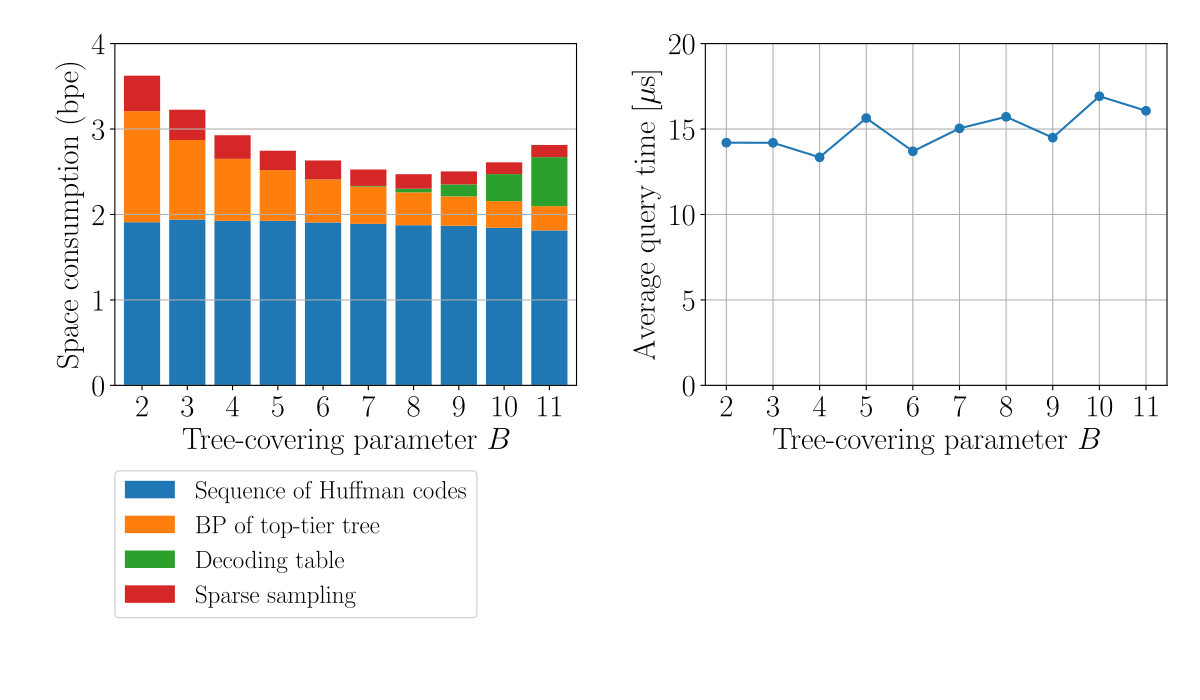

The Python source for this figure:
import sys

import numpy as np
import matplotlib.pyplot as plt

for_paper = True


py_name = sys.argv[0]
txt_name = py_name.replace(".py", ".txt")
fig_name = py_name.replace(".py", ".pdf" if for_paper else ".png")

plt.rcParams["font.size"] = 22
if for_paper:
    plt.rcParams["text.usetex"] = True
    plt.rcParams["font.family"] = "Times New Roman"


with open(txt_name) as f:
    lines = f.readlines()


print(lines.pop(0).rstrip())  # date
lines.pop(0)
n = int(lines.pop(0).split()[-1])  # n
q = int(lines.pop(0).split()[-1])  # q


huffman_lines = lines[: 10 * 18]

huffman_step = 18


def lines_to_np(lines, start, step, index=-1):
    return np.array(
        list(map(lambda line: int(line.split()[index]), lines[start::step]))
    )


# huffman
Bs = lines_to_np(huffman_lines, 1, huffman_step)
total = lines_to_np(huffman_lines, 3, huffman_step)
rmm = lines_to_np(huffman_lines, 4, huffman_step)
main = lines_to_np(huffman_lines, 9, huffman_step) + lines_to_np(
    huffman_lines, 10, huffman_step
)
table = lines_to_np(huffman_lines, 11, huffman_step)
sample = lines_to_np(huffman_lines, 12, huffman_step)

querytime = lines_to_np(huffman_lines, 17, huffman_step, -2)

assert np.all(total == rmm + main + table + sample)

stack_plot = {
    "Sequence of Huffman codes": main / n,
    "BP of top-tier tree": rmm / n,
    "Decoding table": table / n,
    "Sparse sampling": sample / n,
}

fig, axes = plt.subplots(ncols=2, figsize=(12, 7))
bottom = np.zeros(Bs.shape)

colors = ["C0", "C1", "C2", "C3"]
assert len(colors) == len(stack_plot)

ax = axes[0]
ax.grid(axis="y")
for color, (label, weights) in zip(colors, stack_plot.items()):
    p = ax.bar(Bs, weights, 0.8, label=label, bottom=bottom, color=color)
    bottom += weights

ax.legend(bbox_to_anchor=(0, -0.25), loc="upper left", borderaxespad=0, fontsize=18)
ax.set_xlim((min(Bs) - 0.6, max(Bs) + 0.6))
ax.set_ylim(0, 4)
ax.set_xticks(Bs)
ax.set_xlabel("Tree-covering parameter $B$")
ax.set_ylabel("Space consumption (bpe)")

ax = axes[1]
ax.plot(Bs, querytime / q * 1e3, marker="o")
ax.grid()
ax.set_xticks(Bs)
ax.set_ylim(0, 20)
ax.set_xlabel("Tree-covering parameter $B$")
ax.set_ylabel("Average query time [$\\mu$s]")

plt.tight_layout()
plt.savefig(fig_name)
